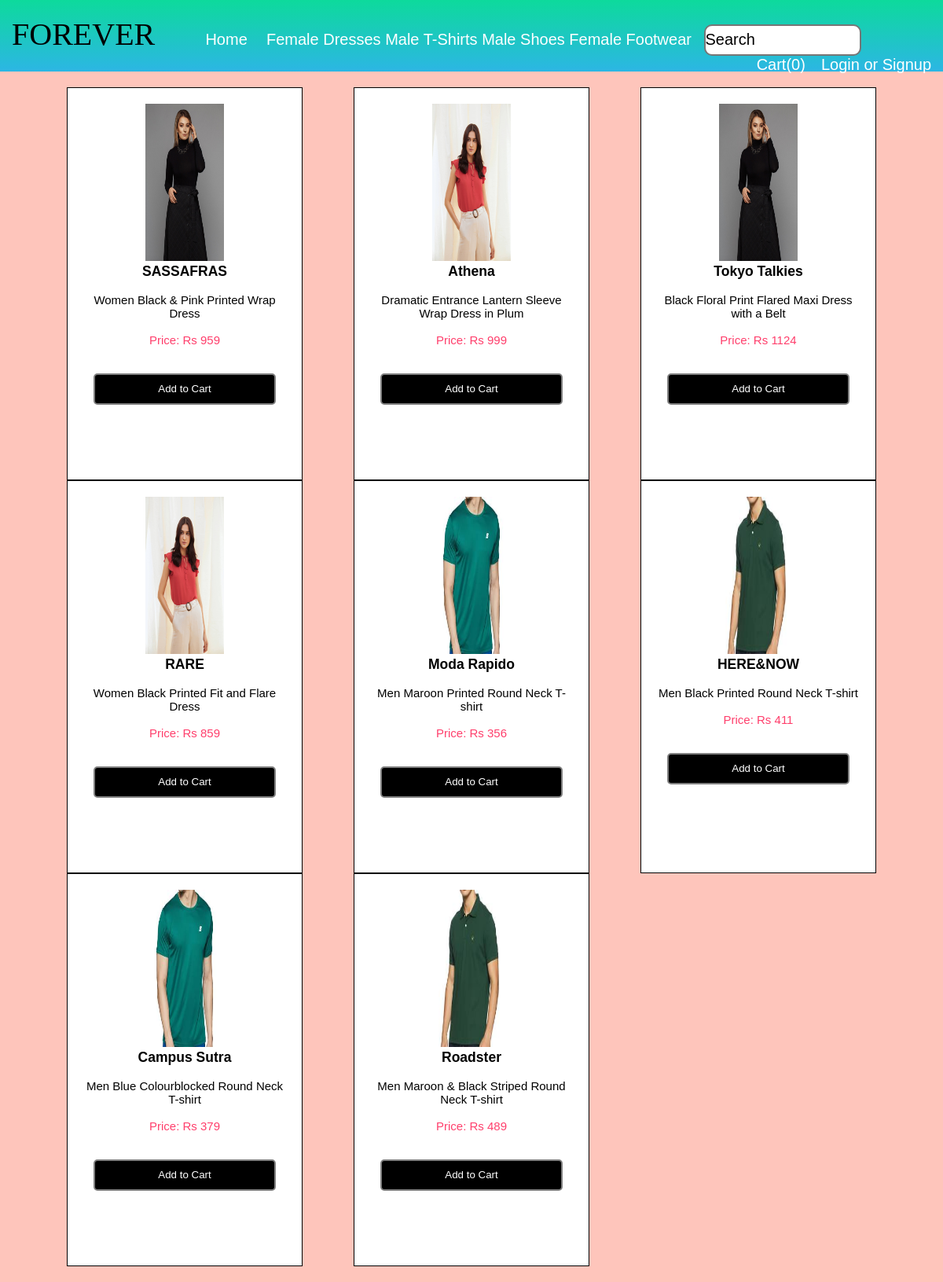
The page / on the database its author committed.
### products/models.py (models this page shows, shortened)
class Category(models.Model):
    name = models.CharField(max_length=50, default='Female Dresses')

class Product(models.Model):
    name = models.CharField(max_length=50, default='Sera')
    price = models.IntegerField(default=1000)
    description = models.CharField(max_length=100, default='')
    image = models.ImageField(upload_to='media/')
    product_category = models.ForeignKey(Category, on_delete=models.CASCADE, null=True)

### products/views.py (the view, shortened to what this page needs)
# urls.py: path('', views.index.as_view(), name='index'),
class index(View):
    def get(self, request):
        categories = Category.objects.all()
        category_id = request.GET.get('category')
        if category_id:
            products = Product.objects.filter(product_category=category_id)
        else:
            products = Product.objects.all()
        return render(request, 'index.html', {'products': products, 'categories': categories})

### templates/index.html (shortened to what this page needs)
{% extends "base.html" %}
{% load static %}
{% block content %}
<div class="grid-container">
  {% for product in products %}
    <div class="grid-item" id={{product.id}}>
        <img src="{{product.image.url}}" alt="hello" style='width:100px' class='big'>
        <div class="container">
          <h3>{{ product.name }}</h3>
          <br>
          <p>{{ product.description }}</p>
          <br>
          <p class="pink">Price: Rs {{ product.price }}</p>
        </div>
        <br>
        <br>
        <form action="/#{{product.id}}" method="post">
          <input type="submit" value="Add to Cart" class="AddToCart">
        </form>
    </div>
  {% endfor %}
</div>
{% endblock %}

### templates/base.html (shortened to what this page needs)
<!DOCTYPE html>
{% load static %}
{% load cart %}
<html lang="en">
<head>
    <link rel="stylesheet" href="{% static 'style.css' %}">
    <link rel="stylesheet" href="{% static 'signup.css' %}">
    <link rel="stylesheet" href="{% static 'cart.css' %}">
</head>
<body>
    <div class="nav">
        <ul class = "navbar">
            <li id="company">FOREVER</li>
            <li><a href="{% url 'products:index' %}">Home</a></li>
            <li>
                {% for category in categories %}
                    <a href="/?category={{category.id}}">{{ category.name }}</a>
                {% endfor %}
            </li>
            <input type="text" value="Search" class="search">
            {% if request.session.customer %}
            <li class="login"><a href="{% url 'logout' %}">Logout</a></li>
            <li class="login"><a href="{% url 'orders:orderview' %}">Your Orders</a></li>
            {% else %}
            <li class="login"><a href="{% url 'account' %}">Login or Signup</a></li>
            {% endif %}
            <li class="login"><a href="{% url 'products:cart' %}">Cart({{request.session.cart.keys|length}})</a></li>
        </ul>
    </div>
    {% block content %}
    {% endblock %}
</body>
</html>

### static/style.css (style rules this page uses)
* { margin: 0; padding: 0; box-sizing: border-box; }
.navbar { background: linear-gradient(rgb(13, 218, 156), rgb(44, 182, 228)); padding: 20px 5px; display: block; width: 100%; }
.navbar li { list-style-type: none; display: inline; padding: 0px 10px; font-family: 'Gill Sans', 'Gill Sans MT', Calibri, 'Trebuchet MS', sans-serif; font-size: 20px; }
#company { font-size: 40px; font-weight: 5px; font-family: 'Times New Roman', Times, serif; padding-right: 50px; }
.login { float:right; padding: 10px; }
.navbar li a { text-decoration: none; color: white; }
.search { height: 40px; width: 200px; border-style: solid; border-radius: 10px; font-family: 'Gill Sans', 'Gill Sans MT', Calibri, 'Trebuchet MS', sans-serif; font-size: 20px; }
.grid-container { display: grid; margin: 20px; grid-template-columns: auto auto auto; justify-content: space-evenly; overflow: auto; }
.grid-item { background-color: white; width: 300px; height: 500px; padding: 20px; text-align: center; border: 1px solid black; overflow: auto; position: relative; }
.AddToCart { width: 90%; height: 40px; background-color: black; color: white; border: 2px solid grey; border-radius: 5px; }
.big { width: 100%; height: 200px; }

### static/signup.css (style rules this page uses)
* { padding: 0; margin: 0; box-sizing: border-box; }
body { font-family: 'Trebuchet MS', 'Lucida Sans Unicode', 'Lucida Grande', 'Lucida Sans', Arial, sans-serif; font-size: 15px; background-color: #fec5bb; }
.pink { color: #ff3f6c; }
input { border-radius: 5px; width: 200px; height: 40px; }

### rows shown on the page
Category: name "Female Dresses"
Category: name "Male T-Shirts"
Category: name "Male Shoes"
Category: name "Female Footwear"
Product: image (picture), name "SASSAFRAS", description "Women Black & Pink Printed Wrap Dress", price "959"
Product: image (picture), name "Athena", description "Dramatic Entrance Lantern Sleeve Wrap Dress in Plum", price "999"
Product: image (picture), name "Tokyo Talkies", description "Black Floral Print Flared Maxi Dress with a Belt", price "1124"
Product: image (picture), name "RARE", description "Women Black Printed Fit and Flare Dress", price "859"
Product: image (picture), name "Moda Rapido", description "Men Maroon Printed Round Neck T-shirt", price "356"
Product: image (picture), name "HERE&NOW", description "Men Black Printed Round Neck T-shirt", price "411"
Product: image (picture), name "Campus Sutra", description "Men Blue Colourblocked Round Neck T-shirt", price "379"
Product: image (picture), name "Roadster", description "Men Maroon & Black Striped Round Neck T-shirt", price "489"

### other values the page prints
{{ request.session.cart.keys|length }} "0"
